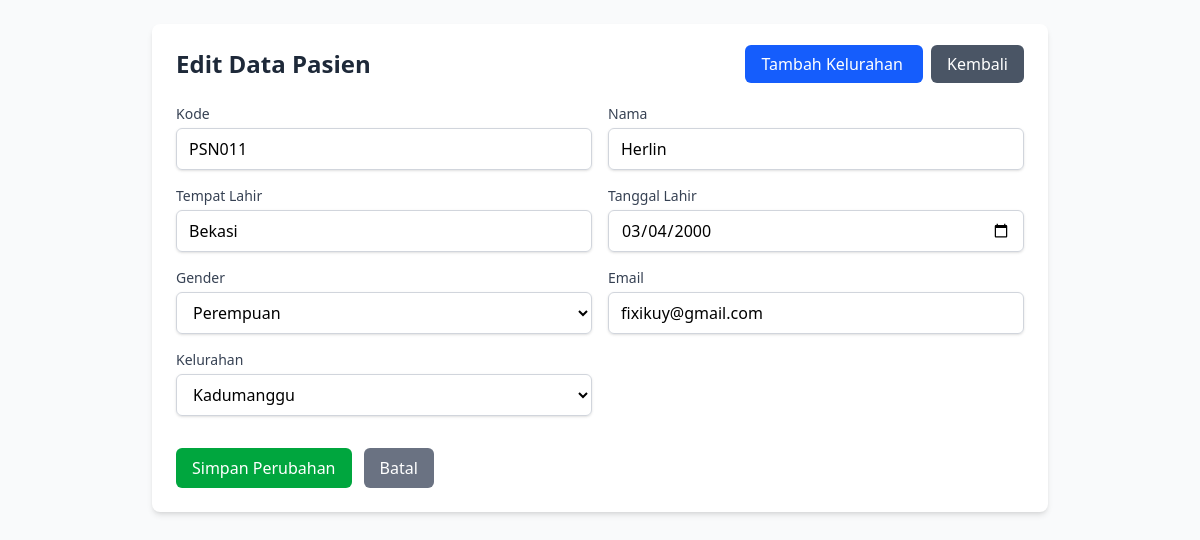
/pertemuan5/tugas/fitur/edit_pasien.php?id=16, run on the app's committed database.
### tables this page shows
CREATE TABLE `pasien` (
  `id` int(11) NOT NULL,
  `kode` varchar(20) NOT NULL,
  `nama` varchar(45) NOT NULL,
  `tmp_lahir` varchar(30) NOT NULL,
  `tgl_lahir` date DEFAULT NULL,
  `gender` char(1) DEFAULT NULL,
  `email` varchar(100) DEFAULT NULL,
  `kelurahan_id` int(11) DEFAULT NULL
);

CREATE TABLE `kelurahan` (
  `id` int(11) NOT NULL,
  `nama_kelurahan` varchar(100) NOT NULL
);

### pertemuan5/tugas/fitur/edit_pasien.php (the view, shortened to what this page needs)
<?php
include '../config/koneksi.php';
$id = isset($_GET['id']) ? (int)$_GET['id'] : 0;
$pasien = null;
$kelurahan_list = [];
if ($id > 0) {
    $stmt = $koneksi->prepare("SELECT * FROM pasien WHERE id = ?");
    $stmt->bind_param("i", $id);
    $stmt->execute();
    $result = $stmt->get_result();
    $pasien = $result->fetch_assoc();
}
$query_kel = mysqli_query($koneksi, "SELECT * FROM kelurahan ORDER BY nama_kelurahan");
while ($row = mysqli_fetch_assoc($query_kel)) {
    $kelurahan_list[] = $row;
}
?>
<!DOCTYPE html>
<html lang="id">
<head>
    <link rel="stylesheet" href="../src/output.css">
</head>
<body class="bg-gray-50 min-h-screen p-6">
    <div class="max-w-4xl mx-auto bg-white rounded-lg shadow-md p-6">
        <div class="flex justify-between items-center mb-6">
            <h1 class="text-2xl font-bold text-gray-800">Edit Data Pasien</h1>
            <div class="space-x-2">
                <a href="add_kelurahan.php" class="px-4 py-2 bg-blue-600 text-white rounded-md hover:bg-blue-700 transition duration-200">
                    Tambah Kelurahan
                </a>
                <a href="../pages/pasien.php" class="px-4 py-2 bg-gray-600 text-white rounded-md hover:bg-gray-700 transition duration-200">
                    Kembali
                </a>
            </div>
        </div>
        <form action="" method="POST" class="space-y-4">
            <div class="grid grid-cols-1 md:grid-cols-2 gap-4">
                <div>
                    <label for="kode" class="block text-sm font-medium text-gray-700 mb-1">Kode</label>
                    <input type="text" name="kode" id="kode" required
                           class="w-full px-3 py-2 border border-gray-300 rounded-md shadow-sm focus:outline-none focus:ring-blue-500 focus:border-blue-500"
                           placeholder="Contoh: PSN001" pattern="PSN.*" title="Kode harus diawali dengan PSN"
                           value="<?= htmlspecialchars($pasien['kode'] ?? ''); ?>">
                </div>
                <div>
                    <label for="nama" class="block text-sm font-medium text-gray-700 mb-1">Nama</label>
                    <input type="text" name="nama" id="nama" required
                           class="w-full px-3 py-2 border border-gray-300 rounded-md shadow-sm focus:outline-none focus:ring-blue-500 focus:border-blue-500"
                           value="<?= htmlspecialchars($pasien['nama'] ?? ''); ?>">
                </div>
                <div>
                    <label for="tmp_lahir" class="block text-sm font-medium text-gray-700 mb-1">Tempat Lahir</label>
                    <input type="text" name="tmp_lahir" id="tmp_lahir" required
                           class="w-full px-3 py-2 border border-gray-300 rounded-md shadow-sm focus:outline-none focus:ring-blue-500 focus:border-blue-500"
                           value="<?= htmlspecialchars($pasien['tmp_lahir'] ?? ''); ?>">
                </div>
                <div>
                    <label for="tgl_lahir" class="block text-sm font-medium text-gray-700 mb-1">Tanggal Lahir</label>
                    <input type="date" name="tgl_lahir" id="tgl_lahir" required
                           class="w-full px-3 py-2 border border-gray-300 rounded-md shadow-sm focus:outline-none focus:ring-blue-500 focus:border-blue-500"
                           value="<?= htmlspecialchars($pasien['tgl_lahir'] ?? ''); ?>">
                </div>
                <div>
                    <label for="gender" class="block text-sm font-medium text-gray-700 mb-1">Gender</label>
                    <select name="gender" id="gender" required
                            class="w-full px-3 py-2 border border-gray-300 rounded-md shadow-sm focus:outline-none focus:ring-blue-500 focus:border-blue-500">
                        <option value="P" <?= ($pasien['gender'] ?? '') == 'P' ? 'selected' : ''; ?>>Perempuan</option>
                    </select>
                </div>
                <div>
                    <label for="email" class="block text-sm font-medium text-gray-700 mb-1">Email</label>
                    <input type="email" name="email" id="email" required
                           class="w-full px-3 py-2 border border-gray-300 rounded-md shadow-sm focus:outline-none focus:ring-blue-500 focus:border-blue-500"
                           value="<?= htmlspecialchars($pasien['email'] ?? ''); ?>">
                </div>
                <div>
                    <label for="kelurahan_id" class="block text-sm font-medium text-gray-700 mb-1">Kelurahan</label>
                    <select name="kelurahan_id" id="kelurahan_id" required
                            class="w-full px-3 py-2 border border-gray-300 rounded-md shadow-sm focus:outline-none focus:ring-blue-500 focus:border-blue-500">
                        <?php foreach ($kelurahan_list as $kel): ?>
                            <option value="<?= $kel['id']; ?>" <?= ($pasien['kelurahan_id'] ?? 0) == $kel['id'] ? 'selected' : ''; ?>>
                                <?= htmlspecialchars($kel['nama_kelurahan']); ?>
                            </option>
                        <?php endforeach; ?>
                    </select>
                </div>
            </div>
            <div class="flex space-x-3 pt-4">
                <button type="submit" class="px-4 py-2 bg-green-600 text-white rounded-md hover:bg-green-700 focus:outline-none focus:ring-2 focus:ring-offset-2 focus:ring-green-500">
                    Simpan Perubahan
                </button>
                <button type="button" onclick="window.location.href='../pages/pasien.php'" class="px-4 py-2 bg-gray-500 text-white rounded-md hover:bg-gray-600 focus:outline-none focus:ring-2 focus:ring-offset-2 focus:ring-gray-500">
                    Batal
                </button>
            </div>
        </form>
    </div>
</body>
</html>

### data on the page
pasien: kode "PSN011", nama "Herlin", tmp_lahir "Bekasi", tgl_lahir "03/04/2000", gender "Perempuan", email "fixikuy@gmail.com", kelurahan_id "Kadumanggu"
